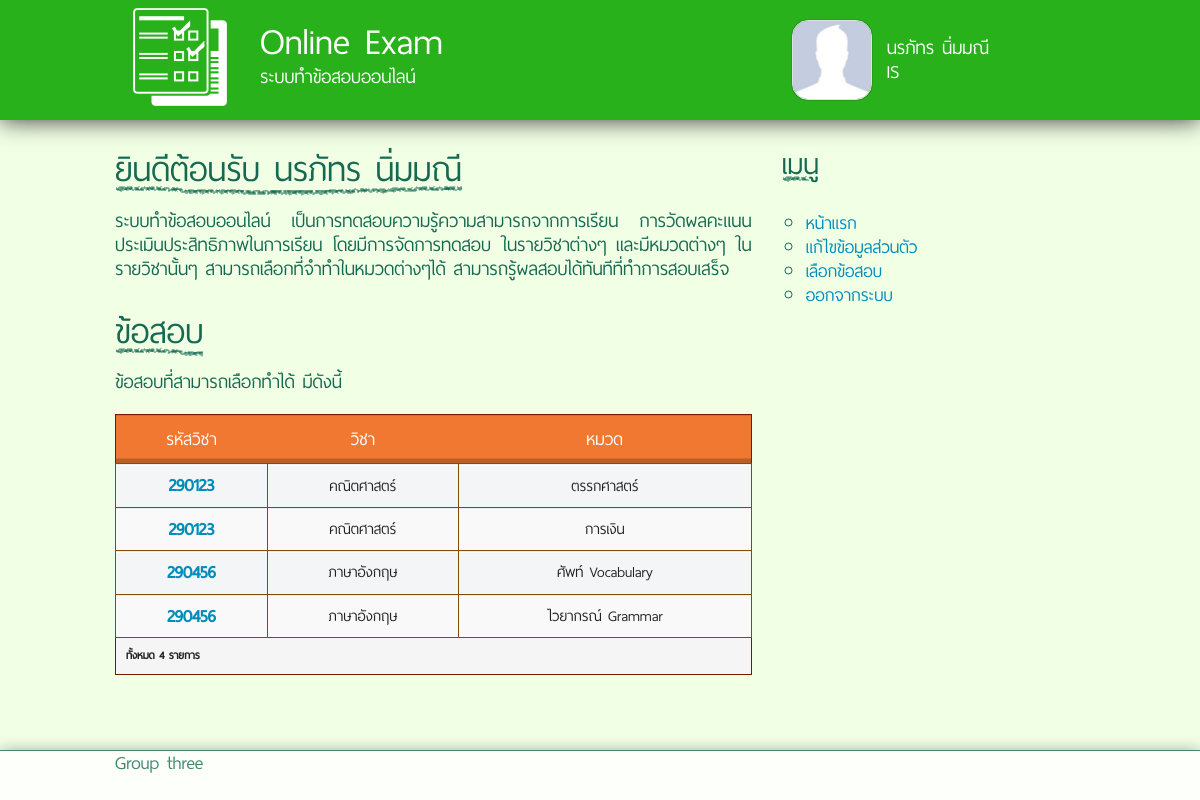
Screenshot of /index.php (signed in) with the database file from the repository.
### tables this page shows
CREATE TABLE IF NOT EXISTS `topics` (
  `Top_id` int(11) NOT NULL AUTO_INCREMENT,
  `Top_name` varchar(50) NOT NULL,
  `Sub_id` varchar(8) NOT NULL,
  PRIMARY KEY (`Top_id`)
);

CREATE TABLE IF NOT EXISTS `subject` (
  `Sub_id` varchar(8) NOT NULL,
  `Sub_name` varchar(50) NOT NULL,
  `Tea_id` varchar(8) NOT NULL,
  PRIMARY KEY (`Sub_id`)
);

### index.php (called while the page is built, shortened)
<?php
	include("db.php");
	include("functions.php");
	include("head.php");
	include("sidebar.php");
	include("main.php");
	include("footer.php");
?>

### functions.php (called while the page is built, shortened)
<?php
	function checkLogin($db) {
		if ($_SESSION['perm'] == "stu") {
			if (isset($_SESSION['user']) and isset($_SESSION['pwd'])) {
				$db->Table = "student";
				$db->Where = "Stu_id = '$_SESSION[user]' and Stu_pwd = '$_SESSION[pwd]'";
				$data = $db->Select1();
				if ($data) {
					return true;
				} else {
					return false;
				}
			} else {
				return false;
			}
		}
	}
?>

### db.class.php (called while the page is built, shortened)
<?php
	Class Database{
		public function Select1($Columns = "*")
		{
				$Select = "SELECT $Columns FROM $this->Table WHERE $this->Where LIMIT 1";
				$query = @mysql_query($Select);
				return @mysql_fetch_assoc($query);
		}
		public function Select($Columns = "*", $Orderby = "")
		{
			$data = array();
			$Select = "SELECT $Columns FROM $this->Table WHERE $this->Where $Orderby";
			$result = mysql_query($Select) or trigger_error(mysql_error().$Select);
			if ($result)
			{
				while($row = mysql_fetch_assoc($result))
				{
					$data[] = $row;
				}
			}
			return $data;
		}
	}
?>

### main.php (the view, shortened to what this page needs)
		<div id="content" class="large-8 medium-8 medium-pull-4 columns">
			<h1><span>ยินดีต้อนรับ<?php
	if (isset($_SESSION['name'])) {
		echo " $_SESSION[name]";
	}
	 ?></span></h1>
			<p>ระบบทำข้อสอบออนไลน์ เป็นการทดสอบความรู้ความสามารถจากการเรียน การวัดผลคะแนน ประเมินประสิทธิภาพในการเรียน โดยมีการจัดการทดสอบ ในรายวิชาต่างๆ และมีหมวดต่างๆ ในรายวิชานั้นๆ สามารถเลือกที่จำทำในหมวดต่างๆได้ สามารถรู้ผลสอบได้ทันทีที่ทำการสอบเสร็จ</p>
<?php
	if (checkLogin($db)) {
		if ($_SESSION['perm'] == "stu") {
			echo '<h1 id="exam"><span>ข้อสอบ</span></h1>
			<p>ข้อสอบที่สามารถเลือกทำได้ มีดังนี้</p>';
			$db->Table = "subject s LEFT JOIN topics t ON ( s.sub_id = t.sub_id ) ";
			$db->Where = "1 ";
			$Stu_Data = $db->Select();
			echo '			<table class="dc_table_s12" summary="Subjects list" style="width: 100%">
				<thead>
					<tr>
						<th scope="col" style="text-align: center;">รหัสวิชา</th>
						<th scope="col" style="text-align: center;">วิชา</th>
						<th scope="col" style="text-align: center;">หมวด</th>
					</tr>
				</thead>
				<tbody>';
			if ($Stu_Data) {
				foreach ($Stu_Data as $value) {
					echo '<tr>';
					echo '<th scope="row" style="text-align: center;"><a href="exam.php?top='.$value['Top_id'].'"><strong>'.$value['Sub_id'].'</strong></a></th>';
					echo '
				<td style="text-align: center;">'.$value['Sub_name'].'</td>
				<td style="text-align: center;">'.$value['Top_name'].'</td>';
					echo '</tr>';
				}
			} else {
				echo '<td style="text-align: center;" colspan="3">ไม่พบรายการวิชา</td>';
			}
?>
				<tfoot>
					<tr>
						<td style="text-align: left" colspan="3">ทั้งหมด <?php echo count($Stu_Data); ?> รายการ</td>
					</tr>
				</tfoot>
			</table>
<?php
		} elseif ($_SESSION['perm'] == "tea") {
		} else {
			echo '<p>คุณต้องเข้าสู่ระบบก่อนที่จะสอบ</p>';
		}
	} else {
	}
?>		</div>

### css/styles.css (style rules this page uses)
html, body { font-family: 'thaisans_neueregular', "Open Sans", "Helvetica Neue", "Helvetica", Helvetica, Arial, sans-serif; }
body { color: #156952; background: #F1FFE4; font-size: 1.5rem; }
h1, h2, h3, h4, h5, h6 { font-family: inherit; color: inherit; }
h1 > span { background: url('../images/chockd.png') no-repeat 0px bottom; text-shadow: -2px -1px 0 #F1FFE4, 2px -1px 0 #F1FFE4, -2px 1px 0 #F1FFE4, 2px 1px 0 #F1FFE4; }
p { text-align: justify; font-size: 1.5rem; line-height: 1; }
a { font-size: 1.4rem; line-height: 1; }
div#content ,div#content > * { -moz-transition: all 0.2s ease-out; -o-transition: all 0.2s ease-out; -ms-transition: all 0.2s ease-out; -webkit-transition: all 0.2s ease-out; transition: all 0.2s ease-out; }
.dc_table_s12 { background: #F3F5F7; border-collapse: collapse; border: 1px; border-color: #781800; border-style: solid; color: #333; margin: 0 auto; padding: 0; }
.dc_table_s12 tbody, .dc_table_s12 thead { border-left: 0px solid #EAECEE; border-right: 0px solid #EAECEE; }
.dc_table_s12 thead th { background: -webkit-linear-gradient(top, #F07830 89%, #B95E27 90%, #B95E27 100%); background: -webkit-gradient( linear, left top, left bottom, color-stop(0.89, #F07830), color-stop(0.90, #B95E27), color-stop(1, #B95E27) ); background: -moz-linear-gradient( center top, #F07830 89%, #B95E27 90%, #B95E27 100% ); filter: progid:DXImageTransform.Microsoft.gradient(startColorstr="#F07830", endColorstr="#F07830"); background: -o-linear-gradient(top, #F07830 89%, #B95E27 90%, #B95E27 100%); background: -ms-linear-gradient(top, #F07830 89%, #B95E27 90%, #B95E27 100%); background: linear-gradient(to bottom, #F07830 89%, #B95E27 90%, #B95E27 100%); color: #fff; font-weight: normal; font-size: 1.4rem; padding: 15px 10px; text-align: left; }
.dc_table_s12 tbody td, .dc_table_s12 tbody th { background: url("../images/table_s12.gif") repeat-x; padding: 10px; text-align: left; font-size: 1.2rem; border: solid #834B04 1px; }
* { list-style: none; text-decoration: none; box-sizing: border-box !important; -webkit-box-sizing: border-box !important; -moz-box-sizing: border-box !important; -ms-box-sizing: border-box !important; }

### rows the page displays
topics: Sub "290123", Sub.Sub_name "คณิตศาสตร์", Top_name "ตรรกศาสตร์"
topics: Sub "290123", Sub.Sub_name "คณิตศาสตร์", Top_name "การเงิน"
topics: Sub "290456", Sub.Sub_name "ภาษาอังกฤษ", Top_name "ศัพท์ Vocabulary"
topics: Sub "290456", Sub.Sub_name "ภาษาอังกฤษ", Top_name "ไวยากรณ์ Grammar"

### other values shown
$cfg['title'] "Online Exam"
$cfg['subtitle'] "ระบบทำข้อสอบออนไลน์"
$_SESSION['name'] "นรภัทร นิ่มมณี"
$_SESSION['major'] "IS"
$_SESSION[name] "นรภัทร นิ่มมณี"
count($Stu_Data) "4"
